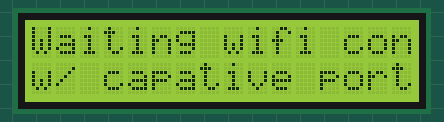
This sketch was run on a simulated ESP8266 (NodeMCU). Parts: 16×2 character LCD. WiFi joins after 1.5 s; servers stay silent unless stated; what the sketch prints to the serial monitor is not drawn.

Above: at 0.2 s.
At 1.7 s:
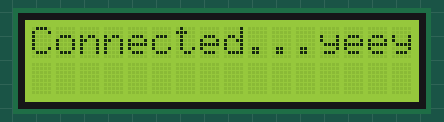
At 4.7 s:
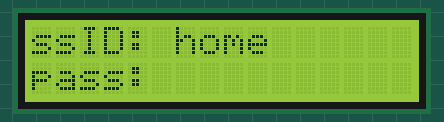
At 9.99 s:
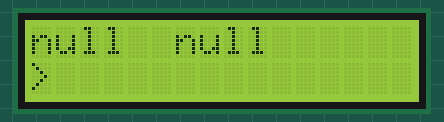
At 10.92 s:
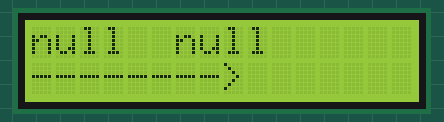
At 11.94 s:
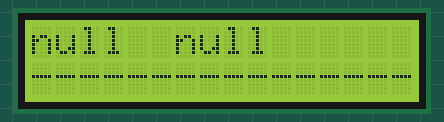

Measured:
- by itself, everything shown: repeats every 2.2 s, in 12 steps
- what the display in image 1 shows lasts 3.1 s, from 1.6 s to 4.7 s
- what the display in image 2 shows lasts 5.2 s, from 4.7 s to 9.9 s

The sketch:

esp8266-wifi-lcd-usd-currency.ino
```cpp
#include <LiquidCrystal_I2C.h>

#include <WiFiManager.h>
#include <ArduinoJson.h>
#include <ESP8266HTTPClient.h>
#include <WiFiClientSecureBearSSL.h>
#include <LiquidCrystal_I2C.h>

int lcdColumns = 16;
int lcdRows = 2;
LiquidCrystal_I2C lcd(0x27, lcdColumns, lcdRows);
int counter;
String currency = "--.----  --.----";
String progressBarChar = "-";
WiFiManager wm;


void printLcdFirstLine(String text, bool clear=true){
  if(clear) {
    lcd.clear();
  }
  lcd.setCursor(0,0);
  lcd.print(text);
}
void printLcdSecondLine(String text, bool clear=true){
  if(clear) {
    lcd.clear();
  }
  lcd.setCursor(0,1);
  lcd.print(text);
}
void printLcdFullLine(String text){
  lcd.clear();
  lcd.setCursor(0,0);
  lcd.print(text);
}

String getCurrency(){

    std::unique_ptr<BearSSL::WiFiClientSecure>client(new BearSSL::WiFiClientSecure); // for httpS call
    client->setInsecure();

    //WiFiClient client; // for http call
    HTTPClient http;    //Declare object of class HTTPClient

    // http.begin(client,"http://jsonplaceholder.typicode.com/posts");  without SSL
    http.begin(*client,"https://api.genelpara.com/embed/doviz.json");      //Specify request destination
    //http.addHeader("Content-Type", "text/plain");  //Specify content-type header

    int httpCode = http.GET();   //Send the request
    String payload = http.getString(); //Get the response payload
    http.end();  //Close connection

    Serial.println(httpCode);   //Print HTTP return code
    Serial.println(payload);    //Print request response payload

    JsonDocument doc;
    deserializeJson(doc, payload);

    String alis = String(doc["USD"]["alis"]);
    String satis = String(doc["USD"]["satis"]);

    return alis + "  " + satis;
}


void setup() {

  lcd.begin();
  lcd.backlight();
  printLcdFullLine(currency);
  //wm.resetSettings();

  Serial.begin(115200);

  bool res;
  String ssID = "-";
  String password = "-";

  printLcdFirstLine("Waiting wifi connection",false);
  printLcdSecondLine("w/ capative portal",false);

  //wm.setSTAStaticIPConfig(IPAddress(199,199,199,3), IPAddress(199,199,199,3), IPAddress(255,255,255,0));

  res = wm.autoConnect(); // password protected ap

  if(!res) {
      printLcdFirstLine("Failed to connect",true);
      delay(5000);
      printLcdFirstLine("Restarting...",true);
      ESP.restart();
  }
  else {
      //if you get here you have connected to the WiFi
      printLcdFirstLine("Connected...yeey :)");
      delay(3000);
      ssID = wm.getWiFiSSID();
      password = wm.getWiFiPass();
      printLcdFirstLine("ssID: "+ssID);
      printLcdSecondLine("pass: "+password,false);
      delay(5000);
  }
}


void loop() {


  counter = 0;
  currency = getCurrency();
  lcd.clear();

  for (;counter < 17; counter++){

    String progressBar = "";
    for (int i = 0; i < counter; i++){
      progressBar += progressBarChar;
    }
    printLcdFirstLine(currency,false);
    printLcdSecondLine(progressBar+">",false);
    delay(100);
  }


/*
  lcd.clear();
  lcd.backlight();

  lcd.setCursor(0, 0);
  lcd.print("...Haci Rabis!...");
  lcd.setCursor(0, 1);
  lcd.print("----------------");

  delay(4000);
  lcd.noBacklight();
  delay(4000);


  lcd.clear();
  lcd.backlight();
  lcd.setCursor(0, 0);

  lcd.setCursor(0, 0);
  lcd.print("----------------");
  lcd.setCursor(0, 1);
  lcd.print("Nasilsin?");

  delay(4000);
  lcd.noBacklight();
  delay(4000);

  lcd.clear();
  lcd.backlight();
  lcd.setCursor(0, 0);

  lcd.setCursor(0, 0);
  lcd.print("----------------");
  lcd.setCursor(0, 1);
  lcd.print("Bende iyiyim :)");

  delay(4000);
  lcd.noBacklight();
  delay(4000);

   //if (WiFi.status() == WL_CONNECTED) { //Check WiFi connection status


    lcd.clear();
    lcd.backlight();
    lcd.setCursor(0, 0);


  delay(5000);


  // put your main code here, to run repeatedly:
  pinMode(BUILTIN_LED, OUTPUT);
  delay(1000);
  pinMode(BUILTIN_LED, LOW);
  delay(1000);
  */
}
```
